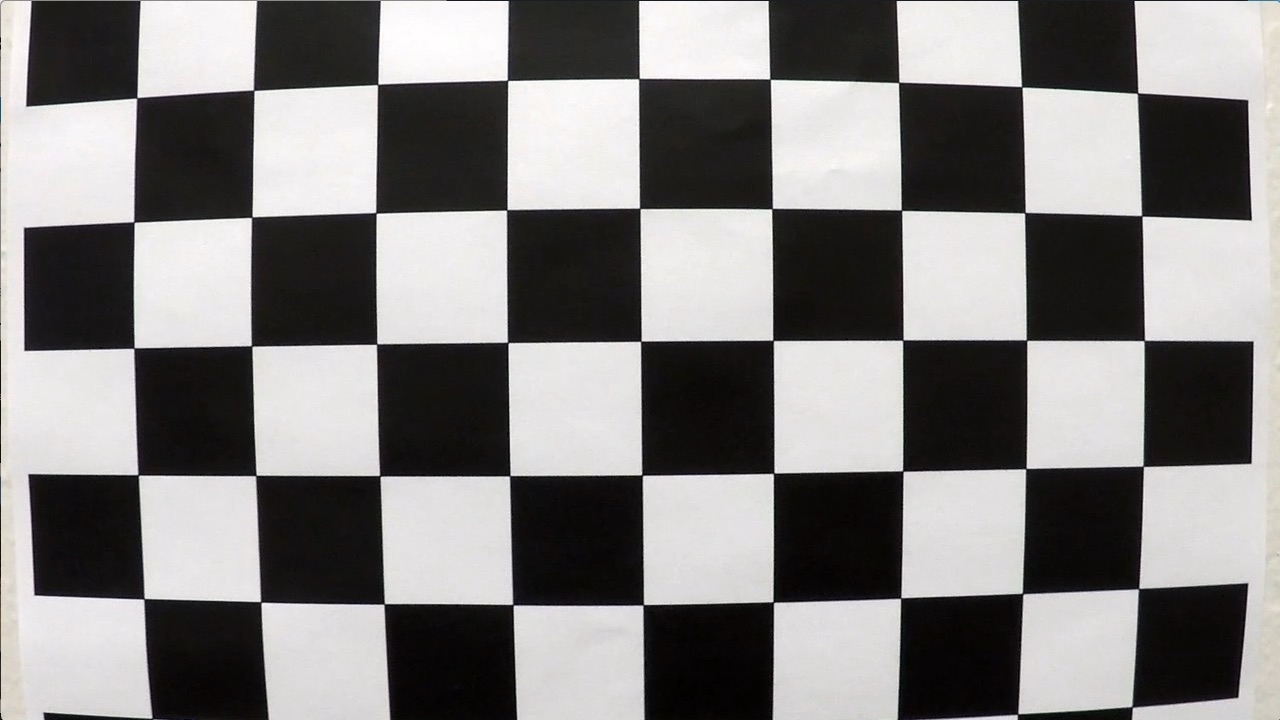
#> input picture lane_finding_advanced/camera_cal/calibration1.jpg, 1280 x 720 px; its folder holds 5 pictures in this run
$ jupyter execute --allow-errors ProjectSubmission.ipynb   (older library calls are emulated)
#> lines starting #> are read from the running program, lines starting #| are printed output that depends on the picture
#> further down, image is the input picture: shape (720, 1280, 3); mean R, G, B 130.1, 128.4, 127.8
[cell 1]
import numpy as np
import cv2
import glob
import matplotlib.pyplot as plt

def calibrate():
    print("calibrating...")
    # prepare object points, like (0,0,0), (1,0,0), (2,0,0) ....,(6,5,0)
    objp = np.zeros((6*9,3), np.float32)
    objp[:,:2] = np.mgrid[0:9, 0:6].T.reshape(-1,2)

    # Arrays to store object points and image points from all the images.
    objpoints = [] # 3d points in real world space
    imgpoints = [] # 2d points in image plane.

    # Make a list of calibration images
    images = glob.glob('camera_cal/calibration*.jpg')

    # Step through the list and search for chessboard corners
    for idx, fname in enumerate(images):
        img = cv2.imread(fname)
        gray = cv2.cvtColor(img, cv2.COLOR_BGR2GRAY)

        # Find the chessboard corners
        ret, corners = cv2.findChessboardCorners(gray, (9,6), None)
#> ret = False; corners = None

        # If found, add object points, image points
        if ret == True:
            objpoints.append(objp)
            imgpoints.append(corners)
    print("done")
    return objpoints, imgpoints

[cell 2]
import matplotlib.image as mpimg

def cal_undistort(img, objpoints, imgpoints):
    # Use cv2.calibrateCamera() and cv2.undistort()
    img_size = (img.shape[1], img.shape[0])
    ret, mtx, dist, rvecs, tvecs = cv2.calibrateCamera(objpoints, imgpoints, img_size,None,None)
    undist = cv2.undistort(img, mtx, dist, None, mtx)
    return undist

image = mpimg.imread('camera_cal/calibration1.jpg')

obj, impoints= calibrate()
undst = cal_undistort(image, obj, impoints)

f, (ax1, ax2) = plt.subplots(1, 2, figsize=(24, 9))
f.tight_layout()
ax1.imshow(image)
ax1.set_title('Original Image', fontsize=50)
ax2.imshow(undst)
ax2.set_title('Undistorted Image', fontsize=50)
plt.subplots_adjust(left=0., right=1, top=0.9, bottom=0.)
plt.show()
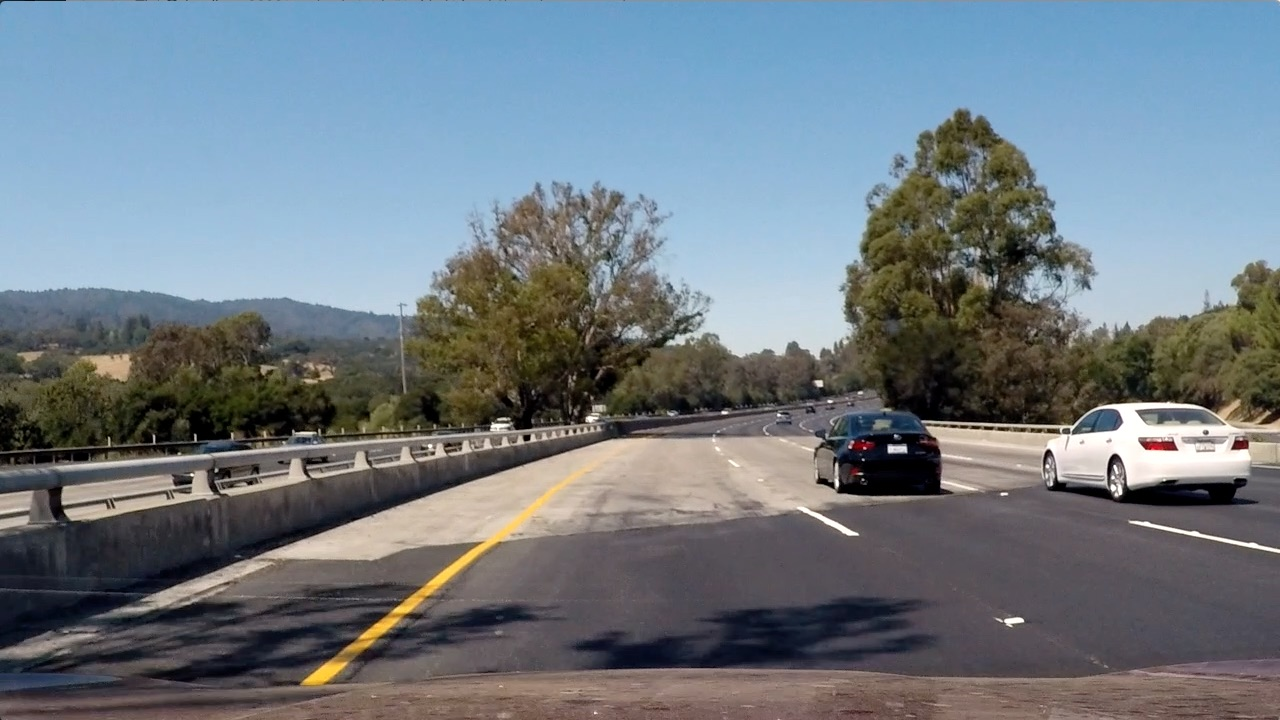
#> input picture lane_finding_advanced/test4.jpg, 1280 x 720 px
#> further down, image_raw is the input picture: shape (720, 1280, 3); mean R, G, B 112.2, 122.7, 130.9

[cell 3]
#color space transform and application of sobel operator
def hls_binary(img, s_thresh=(90, 255), sx_thresh=(20, 255)):
#> called with s_thresh = (90, 255), sx_thresh = (20, 255)
    img = np.copy(img)
    # Convert to HLS color space and separate the V channel
    hls = cv2.cvtColor(img, cv2.COLOR_RGB2HLS).astype(np.float)
    l_channel = hls[:,:,1]
    s_channel = hls[:,:,2]
    # Sobel x
    sobelx = cv2.Sobel(s_channel, cv2.CV_64F, 1, 0) # Take the derivative in x
    abs_sobelx = np.absolute(sobelx) # Absolute x derivative to accentuate lines away from horizontal
    scaled_sobel = np.uint8(255*abs_sobelx/np.max(abs_sobelx))

    # Threshold x gradient
    sxbinary = np.zeros_like(scaled_sobel)
    sxbinary[(scaled_sobel >= sx_thresh[0]) & (scaled_sobel <= sx_thresh[1])] = 1

    # Threshold color channel
    s_binary = np.zeros_like(s_channel)
    s_binary[(s_channel >= s_thresh[0]) & (s_channel <= s_thresh[1])] = 1

    combined_binary = np.zeros_like(sxbinary)
    combined_binary[(s_binary == 1) | (sxbinary == 1)] = 1
    return combined_binary

#transformation of perspective
def perspectiveTransform(image):
    img_size = (image.shape[1], image.shape[0])
    src=np.float32([[750, 470],
                   [1200, 720],
                   [230, 720],
                   [550, 470],])

    dst=np.float32([[1000, 0],
                    [1000, 720],
                    [200, 720],
                    [200, 0],])

    M = cv2.getPerspectiveTransform(src, dst)
    Minv = cv2.getPerspectiveTransform(dst, src)
    warpedImage = cv2.warpPerspective(image, M, img_size, flags=cv2.INTER_LINEAR)
    return M, Minv, warpedImage

[cell 4]
#used for storage and evaluation of previous detections
class Line():
    def __init__(self):
        #iterate throug found lines
        self.iterate = 0
        # x values of the last n fits of the line
        self.recent_xfitted = []
        #average x values of the fitted line over the last n iterations
        self.bestx = None
        #x values for detected line pixels
        self.allx = None
        #slope of last point in polynomial fit
        self.derivative = None


# Sanity checker 1: check difference in x values
def sanityXValues(lastLine, currentLine):
    if((lastLine.iterate > 0) and (abs(lastLine.bestx - np.mean(currentLine)) > 50 )):
        return False
    else:
        return True

# Sanity checker 2: check if difference in curvature
def sanityCurvature(lastLine, curvature):
    myReturn = True
    if(lastLine.iterate > 0):
        myDelta = abs(lastLine.radius_of_curvature - curvature)
        if((myDelta) > 1000 ):
            myReturn = False
        else:
            myReturn = True

    return myReturn

# Sanity checker 2: check difference in slope of polynomial at position y=0
def sanitySlope(lastLine, derivativeCurrent):
    myReturn = True
    if((lastLine.iterate > 0)):
        mydiff = abs(derivativeCurrent - lastLine.derivative)
        if(mydiff > 0.05):
            myReturn = False
        else:
            myReturn = True

    return myReturn

def findLines(image, M, Minv, binary_warped):

    # Assuming you have created a warped binary image called "binary_warped"
    # Take a histogram of the bottom half of the image
    histogram = np.sum(binary_warped[int(binary_warped.shape[0]/2):,:], axis=0)
#> histogram = 1280 values, max 334 at index 243, min 0 at index 14, mean 21.39
    # Create an output image to draw on and  visualize the result
    out_img = np.dstack((binary_warped, binary_warped, binary_warped))*255
    # Find the peak of the left and right halves of the histogram
    # These will be the starting point for the left and right lines
    midpoint = np.int(histogram.shape[0]/2)
    leftx_base = np.argmax(histogram[:midpoint])
#> leftx_base = 243
    rightx_base = np.argmax(histogram[midpoint:]) + midpoint
#> rightx_base = 959

    # Choose the number of sliding windows
    nwindows = 9
    # Set height of windows
    window_height = np.int(binary_warped.shape[0]/nwindows)
    # Identify the x and y positions of all nonzero pixels in the image
    nonzero = binary_warped.nonzero()
#> nonzero = 64924 positions, rows 0 to 719, columns 0 to 1279
    nonzeroy = np.array(nonzero[0])
    nonzerox = np.array(nonzero[1])
    # Current positions to be updated for each window
    leftx_current = leftx_base
#> leftx_current = 243
    rightx_current = rightx_base
#> rightx_current = 959
    # Set the width of the windows +/- margin
    margin = 100
    # Set minimum number of pixels found to recenter window
    minpix = 50
    # Create empty lists to receive left and right lane pixel indices
    left_lane_inds = []
    right_lane_inds = []

    # Step through the windows one by one
    for window in range(nwindows):
        # Identify window boundaries in x and y (and right and left)
        win_y_low = binary_warped.shape[0] - (window+1)*window_height
        win_y_high = binary_warped.shape[0] - window*window_height
        win_xleft_low = leftx_current - margin
        win_xleft_high = leftx_current + margin
        win_xright_low = rightx_current - margin
        win_xright_high = rightx_current + margin
        # Draw the windows on the visualization image
        cv2.rectangle(out_img,(win_xleft_low,win_y_low),(win_xleft_high,win_y_high),
        (0,255,0), 2)
        cv2.rectangle(out_img,(win_xright_low,win_y_low),(win_xright_high,win_y_high),
        (0,255,0), 2)
        # Identify the nonzero pixels in x and y within the window
        good_left_inds = ((nonzeroy >= win_y_low) & (nonzeroy < win_y_high) &
        (nonzerox >= win_xleft_low) &  (nonzerox < win_xleft_high)).nonzero()[0]
        good_right_inds = ((nonzeroy >= win_y_low) & (nonzeroy < win_y_high) &
        (nonzerox >= win_xright_low) &  (nonzerox < win_xright_high)).nonzero()[0]
        # Append these indices to the lists
        left_lane_inds.append(good_left_inds)
        right_lane_inds.append(good_right_inds)
        # If you found > minpix pixels, recenter next window on their mean position
        if len(good_left_inds) > minpix:
            leftx_current = np.int(np.mean(nonzerox[good_left_inds]))
        if len(good_right_inds) > minpix:
            rightx_current = np.int(np.mean(nonzerox[good_right_inds]))
#> this loop made 9 passes
#> (win_xleft_low, win_xleft_high, win_xright_low, win_xright_high, leftx_current, rightx_current) on passes 1, 4, 5, 8: (143, 343, 859, 1059, 230, 981), (148, 348, 881, 1081, 257, 967), (157, 357, 867, 1067, 276, 959), (187, 387, 859, 1059, 300, 972)
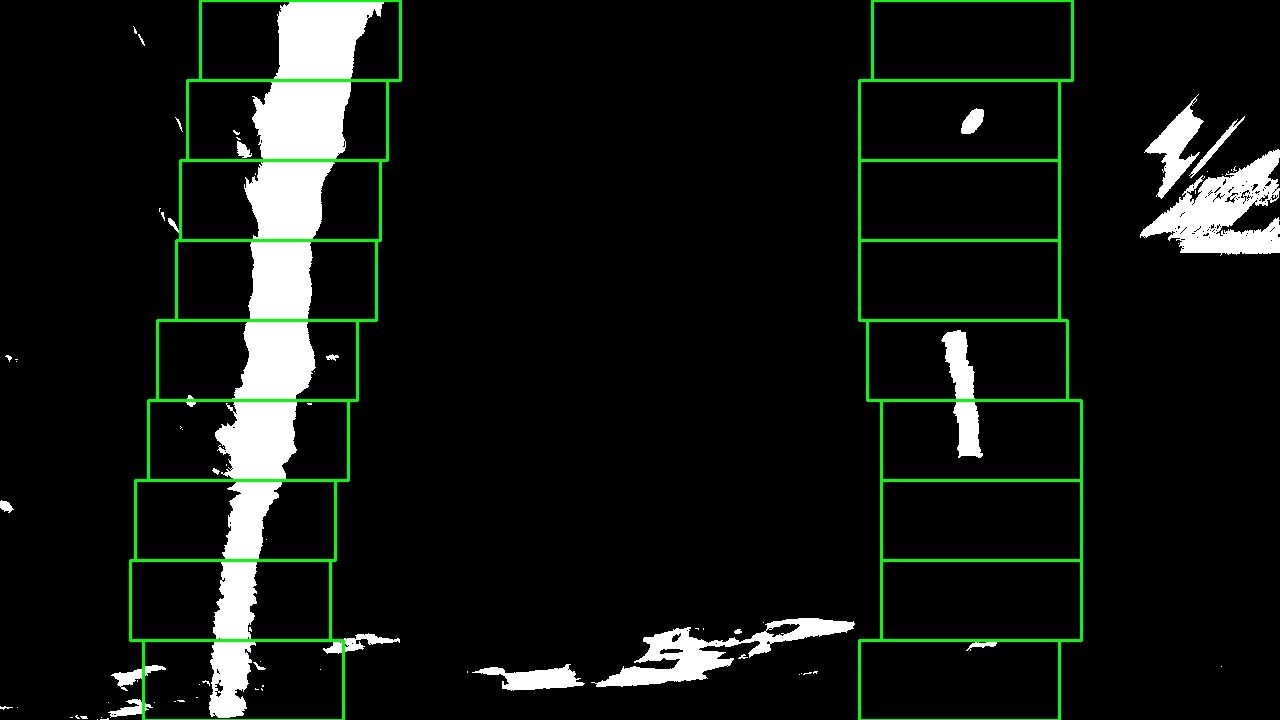
#> out_img: shape (720, 1280, 3); mean of channels 0, 1, 2 17.5, 22.9, 17.5; drawn as B, G, R
#> after the loop, left_lane_inds = 9 items; right_lane_inds = 9 items

    # Concatenate the arrays of indices
    left_lane_inds = np.concatenate(left_lane_inds)
    right_lane_inds = np.concatenate(right_lane_inds)
#> right_lane_inds = 3155 values, max 57421 at index 124, min 9185 at index 2763, mean 37515.5

    # Extract left and right line pixel positions
    leftx = nonzerox[left_lane_inds]
    lefty = nonzeroy[left_lane_inds]
    rightx = nonzerox[right_lane_inds]
#> rightx = 3155 values, max 996 at index 15, min 941 at index 1513, mean 964.8
    righty = nonzeroy[right_lane_inds]
#> righty = 3155 values, max 650 at index 122, min 108 at index 2763, mean 369.3

    # Fit a second order polynomial to each
    left_fit = np.polyfit(lefty, leftx, 2)
#> left_fit = [3.64e-05, -0.163, 323.2]
    right_fit = np.polyfit(righty, rightx, 2)
#> right_fit = [0.000247, -0.157, 986.1]

    # Generate x and y values for plotting
    ploty = np.linspace(0, binary_warped.shape[0]-1, binary_warped.shape[0] )

    left_fitx = left_fit[0]*ploty**2 + left_fit[1]*ploty + left_fit[2]
#> left_fitx = 720 values, max 323.2 at index 0, min 224.7 at index 719, mean 270.9
    right_fitx = right_fit[0]*ploty**2 + right_fit[1]*ploty + right_fit[2]
#> right_fitx = 720 values, max 1000.9 at index 719, min 961.2 at index 318, mean 972.3
    y_eval = np.max(ploty)

    # Define conversions in x and y from pixels space to meters
    ym_per_pix = 30/720 # meters per pixel in y dimension
    xm_per_pix = 3.7/700 # meters per pixel in x dimension

    # Fit new polynomials to x,y in world space
    left_fit_cr = np.polyfit(ploty*ym_per_pix, left_fitx*xm_per_pix, 2)
#> left_fit_cr = [0.000111, -0.0207, 1.71]
    right_fit_cr = np.polyfit(ploty*ym_per_pix, right_fitx*xm_per_pix, 2)
#> right_fit_cr = [0.000752, -0.0199, 5.21]
    # Calculate the new radii of curvature
    left_curverad = ((1 + (2*left_fit_cr[0]*y_eval*ym_per_pix + left_fit_cr[1])**2)**1.5) / np.absolute(2*left_fit_cr[0])
#> left_curverad = 4517.2
    right_curverad = ((1 + (2*right_fit_cr[0]*y_eval*ym_per_pix + right_fit_cr[1])**2)**1.5) / np.absolute(2*right_fit_cr[0])
#> right_curverad = 665.2


############# My Code #############

    #get current defivative at position y=0
    leftDerivative_current =2*left_fit[0]*y_eval + left_fit[1]
#> leftDerivative_current = -0.111
    rightDerivative_current =2*right_fit[0]*y_eval + right_fit[1]
#> rightDerivative_current = 0.198

    #perform sanity checks
    if((sanityXValues(leftLine, left_fitx) == False)
       or (sanityCurvature(leftLine, left_curverad) == False)
          or (sanitySlope(leftLine, leftDerivative_current) == False)):
        #sanity check failed. Use previous x values
        left_fitx = leftLine.allx

    if((sanityXValues(rightLine, right_fitx) == False)
       or (sanityCurvature(rightLine, right_curverad) == False)
            or (sanitySlope(rightLine, rightDerivative_current) == False)):
        right_fitx = rightLine.allx

    #iteration
    leftLine.iterate = (leftLine.iterate + 1)
    rightLine.iterate = (rightLine.iterate + 1)

    if(leftLine.iterate > 100):
        #remove oldest values
        leftLine.recent_xfitted.pop(0)
    #store last 100 left line x values
    leftLine.recent_xfitted.append(left_fitx)
    #mean last 100 left line x values
    leftLine.bestx = np.mean(leftLine.recent_xfitted)
#> leftLine.bestx = 270.9

    #same for right line
    if(rightLine.iterate > 100):
        rightLine.recent_xfitted.pop(0)
    rightLine.recent_xfitted.append(right_fitx)
    rightLine.bestx = np.mean(rightLine.recent_xfitted)
#> rightLine.bestx = 972.3

    #store last x values
    leftLine.allx = left_fitx
#> leftLine.allx has the same summary as left_fitx
    rightLine.allx = right_fitx
#> rightLine.allx has the same summary as right_fitx

    #store curvature
    leftLine.radius_of_curvature = left_curverad
#> leftLine.radius_of_curvature = 4517.2
    rightLine.radius_of_curvature = right_curverad
#> rightLine.radius_of_curvature = 665.2

    #store derivative
    leftLine.derivative = leftDerivative_current
#> leftLine.derivative = -0.111
    rightLine.derivative = rightDerivative_current
#> rightLine.derivative = 0.198

    #camera is mounted at the center of vehicle.
    camera_position = image.shape[1]/2
    #get x points close to vehicle
    lane_center = (left_fitx[719] + right_fitx[719])/2
#> lane_center = 612.8
    #get vehicle position relative to lines
    vehicle_position = (camera_position - lane_center) * xm_per_pix
#> vehicle_position = 0.144
############# ############# #############


    # Create an image to draw the lines on
    warped_binary = binary_warped
    warp_zero = np.zeros_like(warped_binary).astype(np.uint8)
    color_warp = np.dstack((warp_zero, warp_zero, warp_zero))
    # Recast the x and y points into usable format for cv2.fillPoly()
    pts_left = np.array([np.transpose(np.vstack([left_fitx, ploty]))])
#> pts_left = 720 pairs, first value 224.7 to 323.2, second value 0 to 719
    pts_right = np.array([np.flipud(np.transpose(np.vstack([right_fitx, ploty])))])
#> pts_right = 720 pairs, first value 961.2 to 1000.9, second value 0 to 719
    pts = np.hstack((pts_left, pts_right))
#> pts = 1440 pairs, first value 224.7 to 1000.9, second value 0 to 719

    # Draw the lane onto the warped blank image
    cv2.fillPoly(color_warp, np.int_([pts]), (0,255, 0))

    # Warp the blank back to original image space using inverse perspective matrix (Minv)
    newwarp = cv2.warpPerspective(color_warp, Minv, (image.shape[1], image.shape[0]))
    # Combine the result with the original image
    result = cv2.addWeighted(image, 1, newwarp, 0.3, 0)
    img_size = (image.shape[1], image.shape[0])
    warped2 = cv2.warpPerspective(image, M, img_size, flags=cv2.INTER_LINEAR)

    #create thumbnail of warped image
    thumbnail = cv2.resize(warped2, (int(image.shape[1]/4), int(image.shape[0]/4)),  cv2.INTER_LANCZOS4)

    #project thumbnail of warped image into original image
    result2=result
    result2[0:thumbnail.shape[0], 0:thumbnail.shape[1], :]=thumbnail#cv2.cvtColor(thumbnail, cv2.COLOR_HLS2RGB)

    #write current curvature and vehicle position
    cv2.putText(result2, str(left_curverad) , (200, 400), cv2.FONT_HERSHEY_SIMPLEX, 1, (0,255,0), 2)
    cv2.putText(result2, str(right_curverad) , (800, 400), cv2.FONT_HERSHEY_SIMPLEX, 1, (0,255,0), 2)
    cv2.putText(result2, str(vehicle_position) , (600, 200), cv2.FONT_HERSHEY_SIMPLEX, 1, (0,255,0), 2)

    return result2, left_fitx, right_fitx, ploty

[cell 5]
# [10 lines left out: function processImage, not called in this run]

[cell 6]
from moviepy.editor import VideoFileClip
from IPython.display import HTML
#> (the rest of this cell did not finish here and is left out)

[cell 7]
### THIS PART IS ONLY FOR ILLUSTRATION ###

leftLine = Line();
rightLine = Line();

#read in image
image_raw = mpimg.imread('test4.jpg')
plt.imshow(image_raw)
plt.show()

image = cal_undistort(image_raw, obj, impoints)
print("original image + roi")
plt.imshow(image)
plt.plot(750, 470, '.')
plt.plot(1200, 720, '.')
plt.plot(230, 720, '.')
plt.plot(550, 470, '.')
plt.show()
plt.show()

print("Preprocessed image ")
preprocIllustration = hls_binary(image)
plt.imshow(preprocIllustration, cmap='gray')
plt.show()

M, Minv, warpedImage = perspectiveTransform(image);
plt.imshow(warpedImage)
plt.show()

print("Warped and preprocessed ")
warped_binary = hls_binary(warpedImage)
plt.imshow(warped_binary, cmap="gray")
plt.show()

result, left_fitx, right_fitx, ploty = findLines(image, M, Minv, warped_binary)

print("Lines identified ")
plt.imshow(warped_binary, cmap="gray")
plt.plot(left_fitx, ploty, color='red')
plt.plot(right_fitx, ploty, color='red')
plt.xlim(0, 1280)
plt.ylim(720, 0)
x=plt.show()
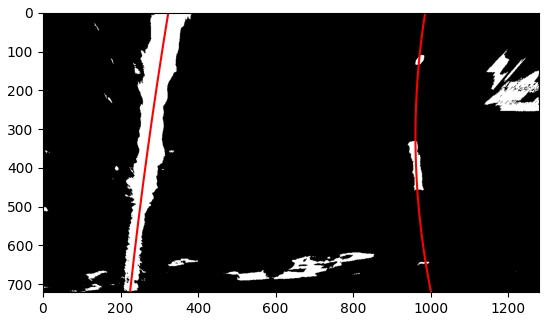
#> figure drawn by matplotlib, 1 panel

print("Lines projected onto original image")
plt.imshow(result)
plt.show()
